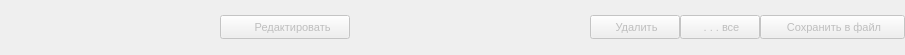
            <widget class="QWidget" name="widget_6" native="true">
             <property name="minimumSize">
              <size>
               <width>0</width>
               <height>0</height>
              </size>
             </property>
             <property name="maximumSize">
              <size>
               <width>16777215</width>
               <height>55</height>
              </size>
             </property>
             <layout class="QVBoxLayout" name="verticalLayout_9">
              <property name="spacing">
               <number>0</number>
              </property>
              <property name="leftMargin">
               <number>0</number>
              </property>
              <property name="topMargin">
               <number>0</number>
              </property>
              <property name="rightMargin">
               <number>0</number>
              </property>
              <property name="bottomMargin">
               <number>0</number>
              </property>
              <item>
               <widget class="QWidget" name="widget_15" native="true">
                <property name="minimumSize">
                 <size>
                  <width>24</width>
                  <height>24</height>
                 </size>
                </property>
                <layout class="QHBoxLayout" name="horizontalLayout_11">
                 <property name="spacing">
                  <number>0</number>
                 </property>
                 <property name="leftMargin">
                  <number>0</number>
                 </property>
                 <property name="topMargin">
                  <number>0</number>
                 </property>
                 <property name="rightMargin">
                  <number>0</number>
                 </property>
                 <property name="bottomMargin">
                  <number>0</number>
                 </property>
                 <item>
                  <spacer name="horizontalSpacer_6">
                   <property name="orientation">
                    <enum>Qt::Horizontal</enum>
                   </property>
                   <property name="sizeType">
                    <enum>QSizePolicy::Fixed</enum>
                   </property>
                   <property name="sizeHint" stdset="0">
                    <size>
                     <width>220</width>
                     <height>10</height>
                    </size>
                   </property>
                  </spacer>
                 </item>
                 <item>
                  <widget class="QPushButton" name="Button_SelectRESEdit">
                   <property name="enabled">
                    <bool>false</bool>
                   </property>
                   <property name="minimumSize">
                    <size>
                     <width>130</width>
                     <height>24</height>
                    </size>
                   </property>
                   <property name="maximumSize">
                    <size>
                     <width>130</width>
                     <height>24</height>
                    </size>
                   </property>
                   <property name="font">
                    <font>
                     <pointsize>8</pointsize>
                    </font>
                   </property>
                   <property name="text">
                    <string>     Редактировать</string>
                   </property>
                   <property name="icon">
                    <iconset resource="resource.qrc">
                     <normaloff>:/icons/Icons/ButtonIcons/Up.ico</normaloff>:/icons/Icons/ButtonIcons/Up.ico</iconset>
                   </property>
                  </widget>
                 </item>
                 <item>
                  <spacer name="horizontalSpacer_7">
                   <property name="orientation">
                    <enum>Qt::Horizontal</enum>
                   </property>
                   <property name="sizeHint" stdset="0">
                    <size>
                     <width>240</width>
                     <height>20</height>
                    </size>
                   </property>
                  </spacer>
                 </item>
                 <item>
                  <widget class="QPushButton" name="Button_SelectRESDelete">
                   <property name="enabled">
                    <bool>false</bool>
                   </property>
                   <property name="minimumSize">
                    <size>
                     <width>90</width>
                     <height>24</height>
                    </size>
                   </property>
                   <property name="maximumSize">
                    <size>
                     <width>90</width>
                     <height>24</height>
                    </size>
                   </property>
                   <property name="font">
                    <font>
                     <pointsize>8</pointsize>
                    </font>
                   </property>
                   <property name="text">
                    <string> Удалить</string>
                   </property>
                   <property name="icon">
                    <iconset resource="resource.qrc">
                     <normaloff>:/icons/Icons/ButtonIcons/Delete.ico</normaloff>:/icons/Icons/ButtonIcons/Delete.ico</iconset>
                   </property>
                  </widget>
                 </item>
                 <item>
                  <widget class="QPushButton" name="Button_SelectRESDeleteAll">
                   <property name="enabled">
                    <bool>false</bool>
                   </property>
                   <property name="minimumSize">
                    <size>
                     <width>80</width>
                     <height>24</height>
                    </size>
                   </property>
                   <property name="maximumSize">
                    <size>
                     <width>80</width>
                     <height>24</height>
                    </size>
                   </property>
                   <property name="font">
                    <font>
                     <pointsize>8</pointsize>
                    </font>
                   </property>
                   <property name="text">
                    <string> . . . все</string>
                   </property>
                   <property name="icon">
                    <iconset resource="resource.qrc">
                     <normaloff>:/icons/Icons/ButtonIcons/Delete All.ico</normaloff>:/icons/Icons/ButtonIcons/Delete All.ico</iconset>
                   </property>
                  </widget>
                 </item>
                 <item>
                  <widget class="QPushButton" name="Button_SelectRESSaveToFile">
                   <property name="enabled">
                    <bool>false</bool>
                   </property>
                   <property name="minimumSize">
                    <size>
                     <width>145</width>
                     <height>24</height>
                    </size>
                   </property>
                   <property name="maximumSize">
                    <size>
                     <width>145</width>
                     <height>24</height>
                    </size>
                   </property>
                   <property name="font">
                    <font>
                     <pointsize>8</pointsize>
                    </font>
                   </property>
                   <property name="text">
                    <string> Сохранить в файл</string>
                   </property>
                   <property name="icon">
                    <iconset resource="resource.qrc">
                     <normaloff>:/icons/Icons/ButtonIcons/File Save To.ico</normaloff>:/icons/Icons/ButtonIcons/File Save To.ico</iconset>
                   </property>
                  </widget>
                 </item>
                </layout>
               </widget>
              </item>
             </layout>
            </widget>
